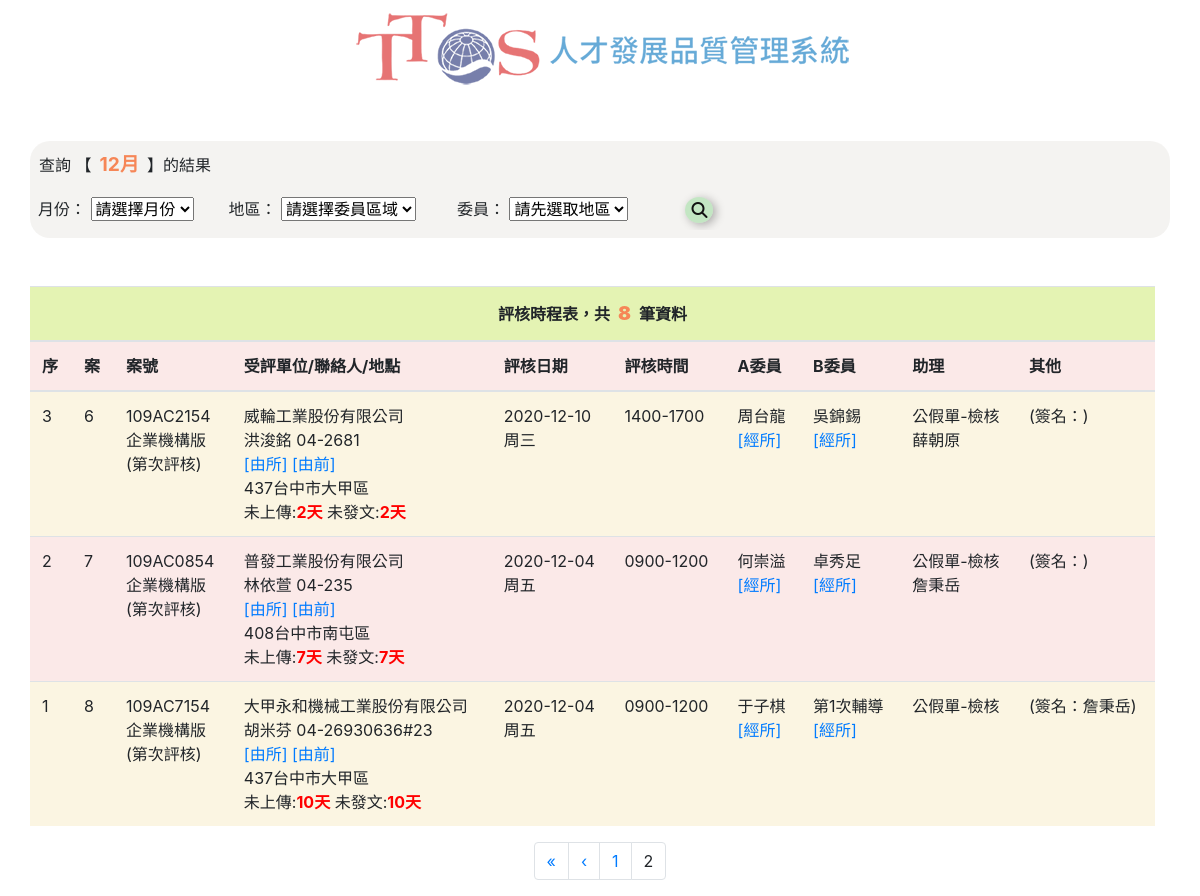
Screenshot of /?page=2 with the database file from the repository.
### tables this page shows
CREATE TABLE `case_number` (
  `c_id` int(11) NOT NULL,
  `c_no` varchar(10) NOT NULL COMMENT '案號',
  `c_com_a` varchar(10) NOT NULL COMMENT '委員A',
  `c_com_b` varchar(10) NOT NULL COMMENT '委員B',
  `c_ass` varchar(10) NOT NULL COMMENT '助理',
  `c_job` varchar(10) NOT NULL COMMENT '發文/上傳',
  `c_sign` varchar(10) NOT NULL COMMENT '簽名'
);

CREATE TABLE `object` (
  `ob_id` int(11) NOT NULL,
  `ob_ver` enum('企業機構版','訓練機構版','外訓版','辦訓能力檢核表') NOT NULL COMMENT '評核版本',
  `ob_office` varchar(20) NOT NULL COMMENT '受評單位',
  `ob_add_c` varchar(20) NOT NULL COMMENT '公司地址',
  `ob_ass_a` varchar(20) NOT NULL COMMENT '諮詢地址',
  `ob_count` varchar(10) NOT NULL COMMENT '輔導次數',
  `ob_evcount` varchar(10) NOT NULL COMMENT '評核次數',
  `ob_no` varchar(10) NOT NULL COMMENT '案號',
  `ob_con_name` varchar(10) NOT NULL COMMENT '聯絡人'
);

CREATE TABLE `contact` (
  `con_id` int(11) NOT NULL,
  `con_name` varchar(10) NOT NULL COMMENT '聯絡人姓名',
  `con_title` varchar(10) NOT NULL COMMENT '聯絡人職稱',
  `con_phone` varchar(20) NOT NULL COMMENT '聯絡人電話',
  `con_email` varchar(64) NOT NULL COMMENT '聯絡人email',
  `con_no` varchar(10) NOT NULL COMMENT '案號'
);

CREATE TABLE `job` (
  `job_id` int(11) NOT NULL,
  `job_upload` varchar(10) NOT NULL COMMENT '結案上傳',
  `job_closed` varchar(10) NOT NULL COMMENT '結案發文',
  `job_ps` varchar(255) NOT NULL COMMENT '備註'
);

CREATE TABLE `date` (
  `d_id` int(11) NOT NULL,
  `d_date` date NOT NULL COMMENT '評核日期',
  `d_week` varchar(10) NOT NULL COMMENT '評核星期',
  `d_per` varchar(10) NOT NULL COMMENT '評核時段',
  `d_no` varchar(10) NOT NULL COMMENT '案號'
);

CREATE TABLE `committee_a` (
  `com_a_id` int(11) NOT NULL,
  `com_a` varchar(10) NOT NULL COMMENT '委員a',
  `com_area` int(10) NOT NULL COMMENT '區域',
  `com_a_addr` varchar(20) NOT NULL COMMENT '地址',
  `com_a_mail` varchar(20) NOT NULL COMMENT 'Email'
);

CREATE TABLE `committee_b` (
  `com_b_id` int(11) NOT NULL,
  `com_b` varchar(10) NOT NULL COMMENT '委員b',
  `com_b_addr` varchar(10) NOT NULL COMMENT '地址',
  `com_b_mail` varchar(20) NOT NULL COMMENT 'Email'
);

CREATE TABLE `assistant` (
  `ass_id` int(11) NOT NULL,
  `ass_actual` varchar(10) NOT NULL COMMENT '實際助理',
  `ass_sign` varchar(10) NOT NULL COMMENT '簽單助理',
  `ass_acc` varchar(10) NOT NULL COMMENT '陪同助理',
  `ass_addr` varchar(20) NOT NULL COMMENT '地址',
  `ass_mail` varchar(20) NOT NULL COMMENT 'Email'
);

### index.php (the view, shortened to what this page needs)
<?php
	require_once "connMysql.php";
	$pageRow_records = 5;
	$num_pages = 1;
	if (isset($_GET['page'])) {
		$num_pages = $_GET['page'];
	}
	$startRow_records = ($num_pages - 1) * $pageRow_records;
	$now_date = date("Y-m-d");
	$date_arr = explode("-", $now_date);
	$now_month = $date_arr[1];
	$sql_query_search = "SELECT case_number.c_no, case_number.c_id, case_number.c_sign, object.ob_office, object.ob_ver, object.ob_add_c, object.ob_count, object.ob_evcount, committee_a.com_a, committee_a.com_a_addr, committee_a.com_a_mail, committee_b.com_b, committee_b.com_b_addr, committee_b.com_b_mail, assistant.ass_actual, assistant.ass_addr, assistant.ass_mail, `date`.d_date, `date`.`d_week`, `date`.`d_per`, contact.con_name, contact.con_phone,  contact.con_email, job.job_upload, job.job_closed FROM case_number JOIN committee_a ON committee_a.com_a_id = case_number.c_com_a LEFT OUTER JOIN committee_b ON committee_b.com_b_id = case_number.c_com_b LEFT OUTER JOIN assistant ON case_number.c_ass = assistant.ass_id LEFT OUTER JOIN object ON object.ob_no = case_number.c_id JOIN `date` ON `date`.`d_no` = case_number.c_id LEFT OUTER JOIN contact ON contact.con_id = object.ob_con_name LEFT OUTER JOIN job ON case_number.c_job = job.job_id";
	if ((isset($_SESSION["action"]) && $_SESSION["action"] == "search") || ($_GET["page"] && isset($_SESSION["action"]) && $_SESSION["action"] == "search")) {
		if (isset($_SESSION["month"]) && isset($_SESSION["name"])) {
			$condition_query_search = "{$sql_query_search} WHERE (d_date LIKE ? AND committee_a.com_a = ?) OR (d_date LIKE ? AND committee_b.com_b = ?) ORDER BY case_number.c_id ASC";
			$limit_query_search = "{$condition_query_search} LIMIT {$startRow_records}, {$pageRow_records}";
			$stmt_limit = $db_link->prepare($limit_query_search);
			$stmt_limit->bind_param("ssss", $s_month, $s_name, $s_month, $s_name);
			$s_month = "%-" . $_SESSION["month"] . "-%";
			$s_name = $_SESSION["name"];
			$all_RecBoard = $db_link->query("{$sql_query_search} WHERE (d_date LIKE '{$s_month}' AND committee_a.com_a = '{$s_name}') OR (d_date LIKE '{$s_month}' AND committee_b.com_b = '{$s_name}')");
			$total_rec = $all_RecBoard->num_rows;
			$stmt_limit->execute();
			$stmt_limit->bind_result($caseno, $casecid, $csign, $oboffice, $obver, $obaddc, $obcount, $obevcount, $coma, $comaaddr, $comamail, $comb, $comabaddr, $combmail, $assactual, $assaddr, $assmail, $ddate, $dweek, $dper, $conname, $conphone, $conemail, $jobupload, $jobclosed);
			$show_month = $_SESSION["month"];
		} else {
			$condition_query_search = "{$sql_query_search} WHERE d_date LIKE ? OR committee_a.com_a = ? OR committee_b.com_b = ? ORDER BY case_number.c_id ASC";
			$limit_query_search = "{$condition_query_search} LIMIT {$startRow_records}, {$pageRow_records}";
			$stmt_limit = $db_link->prepare($limit_query_search);
			$stmt_limit->bind_param("sss", $s_month, $s_name, $s_name);
			if (empty($_SESSION["month"])) {
				$s_month = $_SESSION["month"];
			} else {
				$s_month = "%-" . $_SESSION["month"] . "-%";
			}
			$s_name = $_SESSION["name"];
			$all_RecBoard = $db_link->query("{$sql_query_search} WHERE d_date LIKE '{$s_month}' OR committee_a.com_a = '{$s_name}' OR committee_b.com_b = '{$s_name}'");
			$total_rec = $all_RecBoard->num_rows;
			$stmt_limit->execute();
			$stmt_limit->bind_result($caseno, $casecid, $csign, $oboffice, $obver, $obaddc, $obcount, $obevcount, $coma, $comaaddr, $comamail, $comb, $comabaddr, $combmail, $assactual, $assaddr, $assmail, $ddate, $dweek, $dper, $conname, $conphone, $conemail, $jobupload, $jobclosed);
			$show_month = $_SESSION["month"];
		}
	} else {
		$condition = "{$sql_query_search} WHERE d_date LIKE ? ORDER BY case_number.c_id ASC";
		$limit_query = "{$condition} LIMIT {$startRow_records}, {$pageRow_records}";
		$stmt_limit = $db_link->prepare($limit_query);
		$stmt_limit->bind_param("s", $s_month);
		$s_month = "%-" . $now_month . "-%";
		$all_RecBoard = $db_link->query("{$sql_query_search} WHERE d_date LIKE '{$s_month}'");
		$total_rec = $all_RecBoard->num_rows;
		$stmt_limit->execute();
		$stmt_limit->bind_result($caseno, $casecid, $csign, $oboffice, $obver, $obaddc, $obcount, $obevcount, $coma, $comaaddr, $comamail, $comb, $comabaddr, $combmail, $assactual, $assaddr, $assmail, $ddate, $dweek, $dper, $conname, $conphone, $conemail, $jobupload, $jobclosed);
		$show_month = $now_month;
	}
	$total_pages = ceil($total_rec / $pageRow_records);
?>
<!DOCTYPE html>
<html lang="zh-tw">
<head>
	<link rel="stylesheet" href="https://stackpath.bootstrapcdn.com/bootstrap/4.1.3/css/bootstrap.min.css">
	<link rel="stylesheet" type="text/css" href="additional.css">
</head>
<body>
	<div id="all" class="container">
		<div class="row  justify-content-center">
			<div align="center"><img src="logo_1211.png" class="img-fluid" alt="Responsive image"></div>
			<div class="col-lg-12 searchbar">
				<form action="" method="post" name="form1" class="table-responsive">
					<table class="conatiner">
						<tbody class="row">
							<tr class="col-lg-12 mb-3">
								<td class="">查詢
									<?php if (!empty($show_month)) {
										if (empty($_SESSION["name"])) {
											echo '【<span class="clr">' . $show_month . '月</span>】的結果';
										} else {
											echo '【<span class="clr">' . $show_month . '月</span>】【<span class="clr">' . $_SESSION["name"] . '</span>】的結果';
										}
									} else {
										echo '【<span class="clr">' . $_SESSION["name"] . '</span>】的結果';
									} ?>
								</td>
							</tr>
							<tr class="col-lg-12 row">
								<td class="col-lg-3">
									<label for="month">月份：</label>
									<select name="month" id="month">
										<option disabled selected value="">請選擇月份</option>
									</select>
								</td>
								<td class="col-lg-4">
									<label for="area">地區：</label>
									<select name="area" id="area">
										<option disabled selected value="">請選擇委員區域</option>
									</select>
								</td>
								<td class="col-lg-4">
									<label for="name">委員：</label>
									<select name="name" id="name">
										<option disabled selected value="">請先選取地區</option>
									</select>
								</td>
								<td class="col-lg-1 searchbtn">
									<input type="submit" id="button" value="&#xf002">
								</td>
							</tr>
						</tbody>
					</table>
				</form>
			</div>
			<div class="col-lg-12 container">
				<div class="row justify-content-center table-responsive">
					<table class="table content">
						<thead>
							<tr>
								<th class="text-center" colspan="10">評核時程表，共<span class="clr"><?php echo $total_rec; ?></span>筆資料</th>
							</tr>
							<tr>
								<th class="d-none d-lg-table-cell">序</th>
								<th class="d-none d-lg-table-cell">案</th>
								<th class="d-none d-lg-table-cell">案號</th>
								<th class="d-lg-table-cell">受評單位/聯絡人/地點</th>
								<th class="d-lg-table-cell">評核日期</th>
								<th class="d-lg-table-cell">評核時間</th>
								<th class="d-lg-table-cell">A委員</th>
								<th class="d-lg-table-cell">B委員</th>
								<th class="d-lg-table-cell">助理</th>
								<th class="d-none d-lg-table-cell">其他</th>
							</tr>
						</thead>
						<tbody>
							<?php while ($stmt_limit->fetch()) { ?>
								<tr>
									<td class="d-none d-lg-table-cell"><?php echo $_SESSION["total"]--; ?></td>
									<td class="d-none d-lg-table-cell"><?php echo $casecid; ?></td>
									<td class="d-none d-lg-table-cell">
										<?php echo $caseno; ?><br><?php echo $obver; ?><br>(第<?php echo $obevcount; ?>次評核)
									</td>
									<td class="d-lg-table-cell">
										<?php echo $oboffice; ?><br><?php echo $conname; ?>&nbsp;<?php echo $conphone; ?><br><a href="https://www.google.com/maps/dir/?api=1&origin=台中市東區仁和路482號&destination=<?php echo $obaddc; ?>&travelmode=driving" target="_blank">[由所]</a>&nbsp;<a href="https://www.google.com/maps/search/?api=1&query=<?php echo $obaddc; ?>&travelmode=driving" target="_blank">[由前]</a><br><?php echo $obaddc; ?><br>未上傳:<span style="color: red;font-weight: bolder;"><?php echo $jobupload; ?></span>&nbsp;未發文:<span style="color: red;font-weight: bolder;"><?php echo $jobclosed; ?></span>
									</td>
									<td class="d-lg-table-cell">
										<?php echo $ddate; ?><br><?php echo $dweek; ?>
									</td>
									<td class="d-lg-table-cell">
										<?php echo $dper; ?>
									</td>
									<td class="d-lg-table-cell">
										<?php echo $coma; ?>
										<br><?php echo $comaaddr; ?>
										<a href="https://www.google.com/maps/dir/?api=1&waypoints=台中市東區仁和路482號&destination=<?php echo $comaaddr; ?>&travelmode=driving" target="_blank">[經所]
										</a>
										<br><?php echo $comamail; ?>
									</td>
									<?php if (!empty($obcount)) { ?>
										<td class="d-lg-table-cell">
											第<?php echo $obcount; ?>次輔導
											<br><?php echo $combaddr; ?>
											<a href="https://www.google.com/maps/dir/?api=1&waypoints=台中市東區仁和路482號&destination=<?php echo $combaddr; ?>&travelmode=driving" target="_blank">[經所]
											</a>
											<br><?php echo $combmail; ?>
										<?php } else { ?>
										<td class="d-lg-table-cell">
											<?php echo $comb; ?>
											<br><?php echo $combaddr; ?>
											<a href="https://www.google.com/maps/dir/?api=1&waypoints=台中市東區仁和路482號&destination=<?php echo $combaddr; ?>&travelmode=driving" target="_blank">[經所]
											</a>
											<br><?php echo $combmail; ?>
										<?php } ?>
										</td>
										<td class="d-lg-table-cell">
											公假單-檢核
											<br><?php echo $assactual; ?>
											<br><?php echo $assaddr; ?>
											<br><?php echo $assmail; ?>
										</td>
										<td class="d-none d-lg-table-cell">
											<?php if (empty($assactual)) {
												echo '(簽名：' . $csign . ')';
											} else {
												echo '(簽名：)';
											} ?>
										</td>
								</tr>
							<?php }
							?>
						</tbody>
					</table>
				</div>
			</div>
			<nav aria-label="Page navigation example col-lg-12">
				<ul class="pagination">
					<?php if ($num_pages > 1) {
					?>
						<li class="page-item">
							<a class="page-link" href="?page=1" aria-label="Previous">
								<span aria-hidden="true">&laquo;</span>
							</a>
						</li>
						<li>
							<a class="page-link" href="?page=<?php echo $num_pages - 1; ?>">
								<span aria-hidden="true">&lsaquo;</span>
							</a>
						</li>
					<?php } ?>
					<?php for ($i = 1; $i <= $total_pages; $i++) {
						if ($i == $num_pages) {
							echo '<li class="page-item"><a class="page-link">' . $i . '</a></li>';
						} else {
							echo '<li class="page-item"><a class="page-link" href="?page=' . $i . '">' . $i . '</a><input type="hidden" name="action" value="search"></li>';
						}
					} ?>
				</ul>
			</nav>
		</div>
	</div>
</body>
</html>

### additional.css (style rules this page uses)
html, body { font-size: medium; }
.searchbar { background-color: #a79c8e1f; border-radius: 20px; margin: 3em auto; padding: 0.5em; }
.content thead tr:first-child { background-color: #cbe86b83; }
.content tr:nth-child(odd) { background-color: #f8ecc98a; }
.content tr:nth-child(even) { background-color: #f1bbba54; }
.clr { color: #f68657; font-weight: bolder; font-size: 1.2em; margin: 0 0.5rem; }
input[type='submit'] { font-family: FontAwesome; background-color: #8cd79077; color: #121212; cursor: pointer; border: none; border-radius: 50%; outline-style: none; -webkit-box-shadow: 3px 2px 10px 0px rgba(0, 0, 0, 0.3); box-shadow: 3px 2px 10px 0px rgba(0, 0, 0, 0.3); transition: all 0.2s ease-in; }
.col-lg-1, .col-lg-3, .col-lg-4, .col-lg-12 { padding-right: 0; }
.col-lg-4 { flex: 0 0 30%; }

### rows the page displays
case_number: c_id "6", c_no "109AC2154", object.ob_ver "企業機構版", object.ob_office "威輪工業股份有限公司", contact.con_name "洪浚銘", contact.con_phone "04-2681", object.ob_add_c "437台中市大甲區", job.job_upload "2天", job.job_closed "2天", date.d_date "2020-12-10", date.d_week "周三", date.d_per "1400-1700", committee_a.com_a "周台龍", committee_b.com_b "吳錦錫", assistant.ass_actual "薛朝原", shows "(簽名：)"
case_number: c_id "7", c_no "109AC0854", object.ob_ver "企業機構版", object.ob_office "普發工業股份有限公司", contact.con_name "林依萱", contact.con_phone "04-235", object.ob_add_c "408台中市南屯區", job.job_upload "7天", job.job_closed "7天", date.d_date "2020-12-04", date.d_week "周五", date.d_per "0900-1200", committee_a.com_a "何崇溢", committee_b.com_b "卓秀足", assistant.ass_actual "詹秉岳", shows "(簽名：)"
case_number: c_id "8", c_no "109AC7154", object.ob_ver "企業機構版", object.ob_office "大甲永和機械工業股份有限公司", contact.con_name "胡米芬", contact.con_phone "04-26930636#23", object.ob_add_c "437台中市大甲區", job.job_upload "10天", job.job_closed "10天", date.d_date "2020-12-04", date.d_week "周五", date.d_per "0900-1200", committee_a.com_a "于子棋", object.ob_count "1", c_sign "詹秉岳"

### other values shown
$show_month "12"
$total_rec "8"
